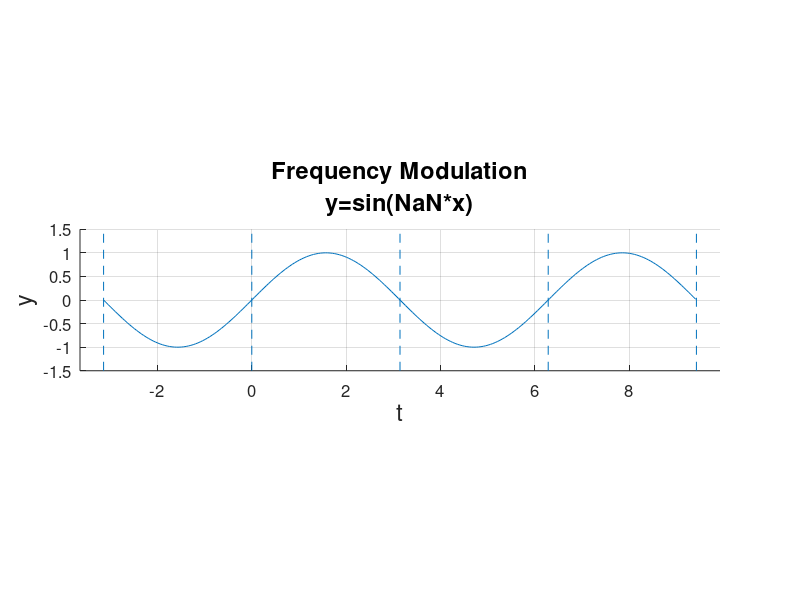

Source code (MATLAB):
%class 05.02.
%Harmonic Oscillation

%dialog bos asking user for frequency
winput = inputdlg ('Type in Frequency (number)','Oscillation');         %getting user imput for frequency
w=str2double(winput);                                                   %frequency converted from user input

%-----------preparing window----------------------------
figure('units','norm','position',[.1 .1 .8 .7],'color',[.9 .9 .9],...
       'name', "Harmonic Oscillation Frequency");                       %Creating Window
a = axes('position',[.1 .1 .8 .8],'color',[1 1 1],'fontsize',[12]);     %Creating Axis
txt= [ "Frequency Modulation\ny=sin(" num2str(w) "*x)"];                          %preparing frequency string
a : title (txt,'fontsize',[17]); %titleing diagram
a : ylabel ("y",'fontsize',[17]);   %labeling y axis
a : xlabel ("t",'fontsize',[17]);   %labeling x axis
grid on;                            %turing on the grid in coordinate system
drawnow;

%---------------changeable variables---------------------
A=1;                            %Amplitude
%w=1;                            %frequency
fi=0;                           %initial phase
i=.05;                          %interval of loop
nplus=1.5;                      %number of oscillations in positive x direction
nneg=.5;                        %number of oscillations in negative x direction

%----------calculating limits of coodinate system--------
lxp=nplus*2*pi;                   %x-limit positive
lxn=-nneg*2*pi;                   %x-limit negative
lyp=A+.5;                         %y-limit positive
lyn=-A-.5;                        %y-limit negative
axis('equal',[lxn-.5 lxp+.5 lyn lyp]) %preparing coordinate system limits
drawnow;                          %drawing the prepared system

%---------------initializing variables-------------------
t=0;                              %time (==x)
y=0;                              %y, the elongation                         
t1=lxn;                           %additional t variable
y1=0;                             %additional y variable                
n=0;

%-------------creating ball for function-----------------
h_Ball=line(lxn,0,'marker','o','markersize',[10],'color',[1 0 0],'markerfacecolor',[1 0 0]); %creating the ball
drawnow;                                                                                     %drawing the ball initially

%--------drawing the lines indicating pi and 2*pi--------
for limit=lxn:pi:lxp;
  
  line([limit limit],[lyn lyp],'linewidth', [.7],'linestyle','--');
  
endfor;

%-----------------fuction--------------------------------
y1=A*sin(w*lxn+fi);                       %creating first point used to draw trail
yf1=sin(t);
for t=lxn:i:lxp                 %loop to draw the function
    yf=sin(t);            %function
    y=A*sin(w*t+fi);            %function
    set(h_Ball,'xdata',t,'ydata',y); %drawing ball at point specified by function
    line([t1 t],[y1 y],'linewidth',[2],'linestyle','--') %drawing trail of the ball
    line([t1 t],[yf1 yf],'linewidth',[.5]) %drawing trail of the ball
    drawnow;                    %drawing trail of function
    t1=t;                       %saving old variables for next turn to draw trail
    y1=y;                       %saving old variables for next turn to draw trail
    yf1=yf;  
endfor
